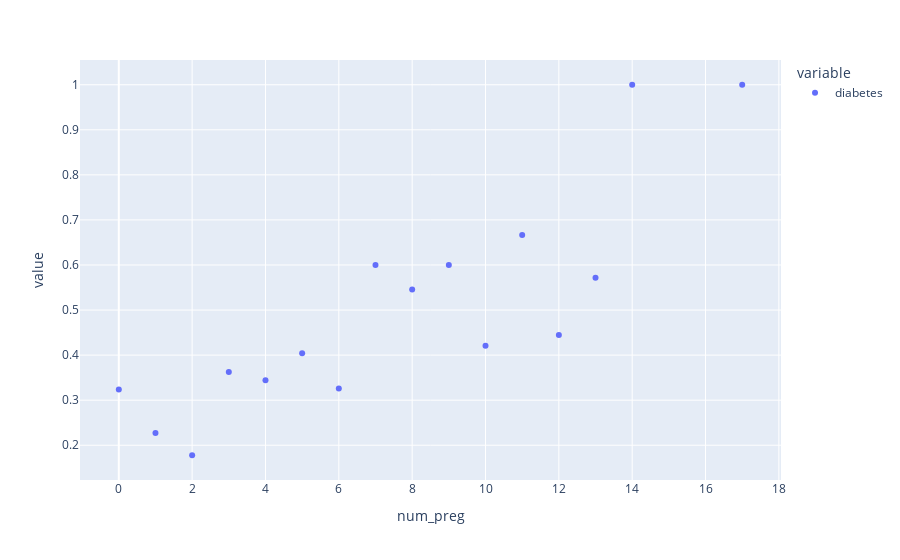

The cell this chart's notebook holds for it:
### Code cell
x = data.groupby(['num_preg'])['diabetes'].mean()
    
px.scatter(x)

### Figure 1 — Plotly figure (JSON) as saved in the notebook; plotly's stock layout.template omitted (floating-point values rounded to 4 significant figures)
{"data": [{"hovertemplate": "variable=diabetes<br>num_preg=%{x}<br>value=%{y}<extra></extra>", "legendgroup": "diabetes", "marker": {"color": "#636efa", "symbol": "circle"}, "mode": "markers", "name": "diabetes", "orientation": "v", "showlegend": true, "type": "scatter", "x": [0, 1, 2, 3, 4, 5, 6, 7, 8, 9, 10, 11, 12, 13, 14, 17], "xaxis": "x", "y": [0.3235, 0.2269, 0.1778, 0.3623, 0.3443, 0.4043, 0.3261, 0.6, 0.5455, 0.6, 0.4211, 0.6667, 0.4444, 0.5714, 1, 1], "yaxis": "y"}], "layout": {"legend": {"title": {"text": "variable"}, "tracegroupgap": 0}, "margin": {"t": 60}, "xaxis": {"anchor": "y", "domain": [0, 1], "title": {"text": "num_preg"}}, "yaxis": {"anchor": "x", "domain": [0, 1], "title": {"text": "value"}}}}
